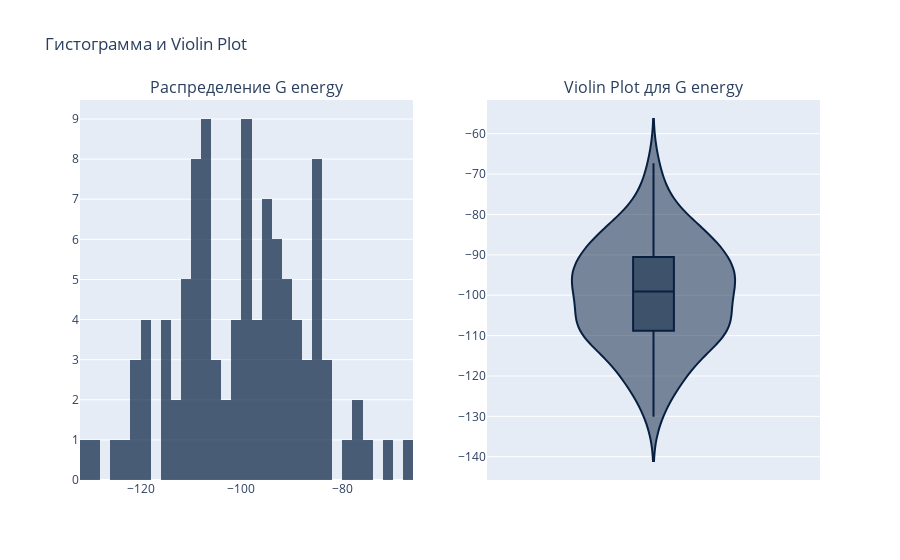

Write notebook code for a chart like this one.
### Markdown cell above
Теперь давайте посмотрим на распредлеение целевой величины G_energy с помощью гистограммы скрипичной диаграммы

### Code cell
fig = make_subplots(rows=1, cols=2, subplot_titles=['Распределение G energy', 'Violin Plot для G energy'])

hist_fig = px.histogram(df, x="G_Energy", nbins = 60,
                 color_discrete_sequence = colors,
                 opacity = 0.7)

fig.add_trace(hist_fig['data'][0], row=1, col=1) # Добавляем график с указанием расположения

# Violin plot
violin_fig = px.violin(df, y="G_Energy", color_discrete_sequence = colors, box = True)  
fig.add_trace(violin_fig['data'][0], row=1, col=2) 
fig.update_layout(showlegend=False, title_text="Гистограмма и Violin Plot") 

fig.show()

### Figure 1 — Plotly figure (JSON) as saved in the notebook; plotly's stock layout.template omitted (floating-point values rounded to 4 significant figures)
{"data": [{"alignmentgroup": "True", "bingroup": "x", "hovertemplate": "G_Energy=%{x}<br>count=%{y}<extra></extra>", "legendgroup": "", "marker": {"color": "#082040", "opacity": 0.7, "pattern": {"shape": ""}}, "name": "", "nbinsx": 60, "offsetgroup": "", "orientation": "v", "showlegend": false, "type": "histogram", "x": [-78.96, -91.49, -94.85, -93.38, -89.71, -106.2, -113.0, -90.53, -99.65, -110.9, -112.8, -108.4, -107.4, -96.78, -108.8, -106.6, -108.9, -98.94, -103.4, -85.01, -77.61, -109.1, -84.11, -84.04, -82.57, -116.0, -85.0, -108.6, -82.94, -98.11, -106.7, -92.68, -95.7, -119.6, -92.53, -107.4, -122.4, -125.3, -121.6, -94.79, -99.05, -106.2, -85.19, -98.2, -92.52, -118.5, -107.8, -110.1, -105.3, -100.1, -96.53, -115.2, -74.52, -67.3, -90.45, -76.96, -98.12, -95.09, -130.1, -94.79, -88.46, -102.9, -96.39, -90.52, -107.3, -108.3, -109.1, -101.2, -96.34, -121.6, -99.51, -128.3, -86.14, -107.3, -95.99, -99.71, -120.5, -111.9, -114.0, -88.44, -111.6, -110.6, -105.3, -115.3, -92.8, -118.1, -94.27, -87.04, -82.04, -108.3, -98.76, -71.2, -85.35, -102.0, -85.09, -100.3, -93.35, -118.8, -104.2, -89.31, -86.93, -85.19, -91.61], "xaxis": "x", "yaxis": "y"}, {"alignmentgroup": "True", "box": {"visible": true}, "hovertemplate": "G_Energy=%{y}<extra></extra>", "legendgroup": "", "marker": {"color": "#082040"}, "name": "", "offsetgroup": "", "orientation": "v", "scalegroup": "True", "showlegend": false, "type": "violin", "x0": " ", "xaxis": "x2", "y": [-78.96, -91.49, -94.85, -93.38, -89.71, -106.2, -113.0, -90.53, -99.65, -110.9, -112.8, -108.4, -107.4, -96.78, -108.8, -106.6, -108.9, -98.94, -103.4, -85.01, -77.61, -109.1, -84.11, -84.04, -82.57, -116.0, -85.0, -108.6, -82.94, -98.11, -106.7, -92.68, -95.7, -119.6, -92.53, -107.4, -122.4, -125.3, -121.6, -94.79, -99.05, -106.2, -85.19, -98.2, -92.52, -118.5, -107.8, -110.1, -105.3, -100.1, -96.53, -115.2, -74.52, -67.3, -90.45, -76.96, -98.12, -95.09, -130.1, -94.79, -88.46, -102.9, -96.39, -90.52, -107.3, -108.3, -109.1, -101.2, -96.34, -121.6, -99.51, -128.3, -86.14, -107.3, -95.99, -99.71, -120.5, -111.9, -114.0, -88.44, -111.6, -110.6, -105.3, -115.3, -92.8, -118.1, -94.27, -87.04, -82.04, -108.3, -98.76, -71.2, -85.35, -102.0, -85.09, -100.3, -93.35, -118.8, -104.2, -89.31, -86.93, -85.19, -91.61], "y0": " ", "yaxis": "y2"}], "layout": {"annotations": [{"font": {"size": 16}, "showarrow": false, "text": "Распределение G energy", "x": 0.225, "xanchor": "center", "xref": "paper", "y": 1, "yanchor": "bottom", "yref": "paper"}, {"font": {"size": 16}, "showarrow": false, "text": "Violin Plot для G energy", "x": 0.775, "xanchor": "center", "xref": "paper", "y": 1, "yanchor": "bottom", "yref": "paper"}], "showlegend": false, "title": {"text": "Гистограмма и Violin Plot"}, "xaxis": {"anchor": "y", "domain": [0, 0.45]}, "xaxis2": {"anchor": "y2", "domain": [0.55, 1]}, "yaxis": {"anchor": "x", "domain": [0, 1]}, "yaxis2": {"anchor": "x2", "domain": [0, 1]}}}
